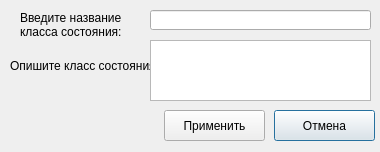
<?xml version="1.0" encoding="UTF-8"?>
<ui version="4.0">
 <class>Class_fatigue</class>
 <widget class="QDialog" name="Class_fatigue">
  <property name="geometry">
   <rect>
    <x>0</x>
    <y>0</y>
    <width>380</width>
    <height>152</height>
   </rect>
  </property>
  <property name="minimumSize">
   <size>
    <width>380</width>
    <height>152</height>
   </size>
  </property>
  <property name="maximumSize">
   <size>
    <width>380</width>
    <height>152</height>
   </size>
  </property>
  <property name="windowTitle">
   <string>Добавление класса состояния</string>
  </property>
  <widget class="QLabel" name="label_description_class">
   <property name="geometry">
    <rect>
     <x>10</x>
     <y>50</y>
     <width>151</width>
     <height>31</height>
    </rect>
   </property>
   <property name="text">
    <string>Опишите класс состояния:</string>
   </property>
  </widget>
  <widget class="QTextEdit" name="textEdit_description_class">
   <property name="geometry">
    <rect>
     <x>150</x>
     <y>40</y>
     <width>221</width>
     <height>61</height>
    </rect>
   </property>
  </widget>
  <widget class="QLabel" name="label_name_class">
   <property name="geometry">
    <rect>
     <x>20</x>
     <y>10</y>
     <width>101</width>
     <height>31</height>
    </rect>
   </property>
   <property name="text">
    <string>&lt;html&gt;&lt;head/&gt;&lt;body&gt;&lt;p&gt;Введите название &lt;br/&gt;класса состояния:&lt;/p&gt;&lt;/body&gt;&lt;/html&gt;</string>
   </property>
  </widget>
  <widget class="QLineEdit" name="lineEdit_name_class">
   <property name="geometry">
    <rect>
     <x>150</x>
     <y>10</y>
     <width>221</width>
     <height>20</height>
    </rect>
   </property>
  </widget>
  <widget class="QPushButton" name="pushButton_exit">
   <property name="geometry">
    <rect>
     <x>274</x>
     <y>110</y>
     <width>101</width>
     <height>31</height>
    </rect>
   </property>
   <property name="text">
    <string>Отмена</string>
   </property>
  </widget>
  <widget class="QPushButton" name="pushButton_add_class">
   <property name="geometry">
    <rect>
     <x>164</x>
     <y>110</y>
     <width>101</width>
     <height>31</height>
    </rect>
   </property>
   <property name="text">
    <string>Применить</string>
   </property>
  </widget>
 </widget>
 <resources/>
 <connections/>
</ui>
